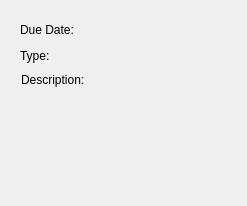
<?xml version="1.0" encoding="UTF-8"?>
<ui version="4.0">
 <class>TaskCreated</class>
 <widget class="QDialog" name="TaskCreated">
  <property name="geometry">
   <rect>
    <x>0</x>
    <y>0</y>
    <width>247</width>
    <height>206</height>
   </rect>
  </property>
  <property name="windowTitle">
   <string>Dialog</string>
  </property>
  <widget class="QLabel" name="label_2">
   <property name="geometry">
    <rect>
     <x>20</x>
     <y>40</y>
     <width>71</width>
     <height>31</height>
    </rect>
   </property>
   <property name="text">
    <string>Type:</string>
   </property>
  </widget>
  <widget class="QLabel" name="label_3">
   <property name="geometry">
    <rect>
     <x>21</x>
     <y>70</y>
     <width>91</width>
     <height>20</height>
    </rect>
   </property>
   <property name="text">
    <string>Description:</string>
   </property>
  </widget>
  <widget class="QLabel" name="label">
   <property name="geometry">
    <rect>
     <x>20</x>
     <y>20</y>
     <width>71</width>
     <height>20</height>
    </rect>
   </property>
   <property name="text">
    <string>Due Date:</string>
   </property>
  </widget>
  <widget class="QLabel" name="taskType">
   <property name="geometry">
    <rect>
     <x>70</x>
     <y>40</y>
     <width>71</width>
     <height>31</height>
    </rect>
   </property>
   <property name="text">
    <string/>
   </property>
  </widget>
  <widget class="QLabel" name="taskDescription">
   <property name="geometry">
    <rect>
     <x>110</x>
     <y>70</y>
     <width>121</width>
     <height>121</height>
    </rect>
   </property>
   <property name="text">
    <string/>
   </property>
  </widget>
  <widget class="QLabel" name="dueDate">
   <property name="geometry">
    <rect>
     <x>90</x>
     <y>20</y>
     <width>60</width>
     <height>21</height>
    </rect>
   </property>
   <property name="text">
    <string/>
   </property>
  </widget>
 </widget>
 <resources/>
 <connections/>
</ui>
